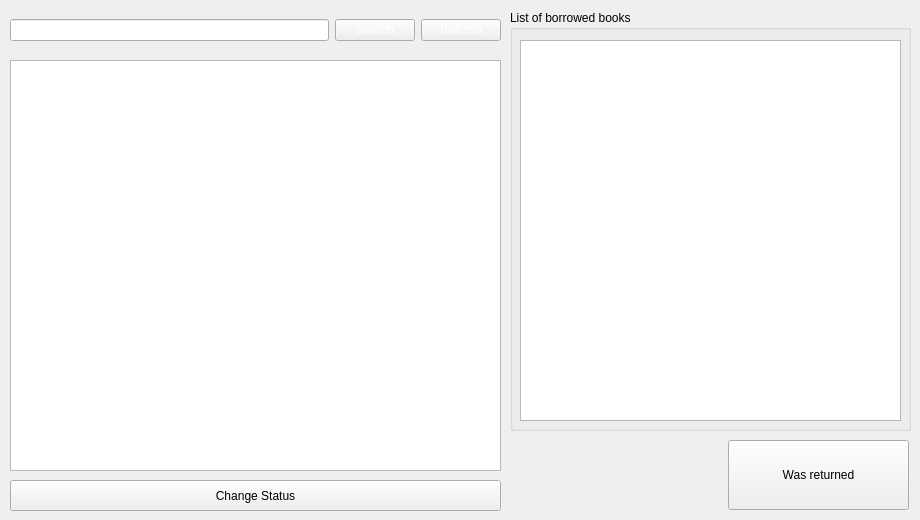
    <widget class="QWidget" name="RentHistory">
     <attribute name="title">
      <string>Rent History</string>
     </attribute>
     <widget class="QWidget" name="gridLayoutWidget_12">
      <property name="geometry">
       <rect>
        <x>10</x>
        <y>10</y>
        <width>491</width>
        <height>41</height>
       </rect>
      </property>
      <layout class="QGridLayout" name="gridLayout_12">
       <item row="0" column="0">
        <widget class="QLineEdit" name="lineEdit_17">
         <property name="styleSheet">
          <string notr="true">color: rgb(255, 255, 255);</string>
         </property>
         <property name="text">
          <string/>
         </property>
         <property name="placeholderText">
          <string>Enter user id</string>
         </property>
        </widget>
       </item>
       <item row="0" column="1">
        <widget class="QPushButton" name="pushButton_22">
         <property name="styleSheet">
          <string notr="true">color: rgb(255, 255, 255);</string>
         </property>
         <property name="text">
          <string>Search</string>
         </property>
         <property name="icon">
          <iconset resource="res.qrc">
           <normaloff>:/newPrefix/icons/icons8-search-64.png</normaloff>:/newPrefix/icons/icons8-search-64.png</iconset>
         </property>
         <property name="iconSize">
          <size>
           <width>32</width>
           <height>32</height>
          </size>
         </property>
        </widget>
       </item>
       <item row="0" column="2">
        <widget class="QPushButton" name="pushButton_23">
         <property name="styleSheet">
          <string notr="true">color: rgb(255, 255, 255);</string>
         </property>
         <property name="text">
          <string>Refresh</string>
         </property>
         <property name="icon">
          <iconset resource="res.qrc">
           <normaloff>:/newPrefix/icons/icons8-synchronize-64.png</normaloff>:/newPrefix/icons/icons8-synchronize-64.png</iconset>
         </property>
         <property name="iconSize">
          <size>
           <width>32</width>
           <height>32</height>
          </size>
         </property>
        </widget>
       </item>
      </layout>
     </widget>
     <widget class="QTableWidget" name="tableWidget">
      <property name="geometry">
       <rect>
        <x>10</x>
        <y>60</y>
        <width>491</width>
        <height>411</height>
       </rect>
      </property>
     </widget>
     <widget class="QPushButton" name="pushButton_24">
      <property name="geometry">
       <rect>
        <x>10</x>
        <y>480</y>
        <width>491</width>
        <height>31</height>
       </rect>
      </property>
      <property name="text">
       <string>Change Status</string>
      </property>
      <property name="icon">
       <iconset resource="res.qrc">
        <normaloff>:/newPrefix/icons/icons8-edit-64.png</normaloff>:/newPrefix/icons/icons8-edit-64.png</iconset>
      </property>
      <property name="iconSize">
       <size>
        <width>32</width>
        <height>32</height>
       </size>
      </property>
     </widget>
     <widget class="QGroupBox" name="groupBox_2">
      <property name="geometry">
       <rect>
        <x>510</x>
        <y>10</y>
        <width>401</width>
        <height>421</height>
       </rect>
      </property>
      <property name="title">
       <string>List of borrowed books</string>
      </property>
      <widget class="QTableWidget" name="tableWidget_6">
       <property name="geometry">
        <rect>
         <x>10</x>
         <y>30</y>
         <width>381</width>
         <height>381</height>
        </rect>
       </property>
      </widget>
     </widget>
     <widget class="QPushButton" name="pushButton_25">
      <property name="geometry">
       <rect>
        <x>728</x>
        <y>440</y>
        <width>181</width>
        <height>70</height>
       </rect>
      </property>
      <property name="styleSheet">
       <string notr="true"/>
      </property>
      <property name="text">
       <string>Was returned</string>
      </property>
      <property name="icon">
       <iconset resource="res.qrc">
        <normaloff>:/newPrefix/icons/icons8-return-book-64.png</normaloff>:/newPrefix/icons/icons8-return-book-64.png</iconset>
      </property>
      <property name="iconSize">
       <size>
        <width>64</width>
        <height>64</height>
       </size>
      </property>
     </widget>
    </widget>
